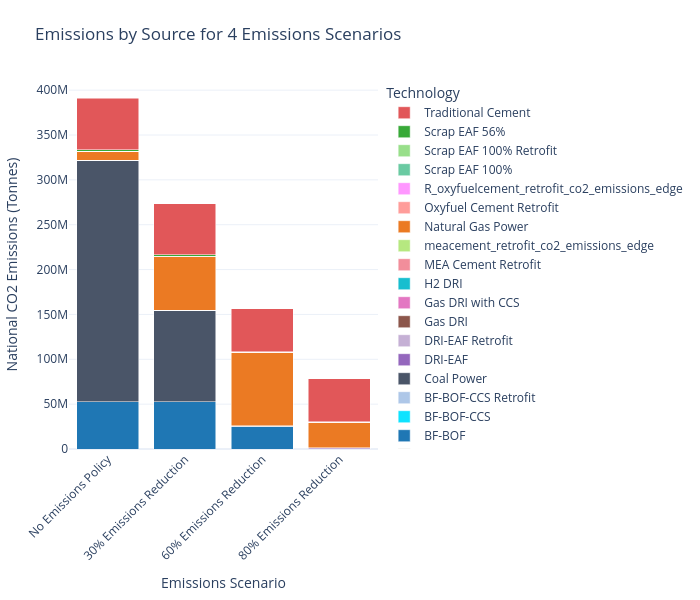

The notebook cell this image was saved under:
### Code cell
plot_stacked_bar(
    df = co2_all_china_by_tech.T,
    scenario_map=scenario_map,
    name_map=tech_name_map,
    color_map=custom_color_map,
    title_name="Emissions by Source for 4 Emissions Scenarios",
    xaxis_name="Emissions Scenario",
    yaxis_name="National CO2 Emissions (Tonnes)",
    width=700)

### Figure 1 — Plotly figure (JSON) as saved in the notebook; plotly's stock layout.template omitted (floating-point values rounded to 4 significant figures)
{"data": [{"hovertemplate": "Technology=Alumina Plant<br>Emissions Scenario=%{x}<br>National CO2 Emissions (Tonnes)=%{y}<extra></extra>", "legendgroup": "Alumina Plant", "marker": {"color": "#d4c5a9", "pattern": {"shape": ""}}, "name": "Alumina Plant", "orientation": "v", "showlegend": true, "textposition": "auto", "type": "bar", "x": ["No Emissions Policy", "30% Emissions Reduction", "60% Emissions Reduction", "80% Emissions Reduction"], "xaxis": "x", "y": [3.501e-17, 77.74, 104.9, 384.6], "yaxis": "y"}, {"hovertemplate": "Technology=Aluminum Smelting<br>Emissions Scenario=%{x}<br>National CO2 Emissions (Tonnes)=%{y}<extra></extra>", "legendgroup": "Aluminum Smelting", "marker": {"color": "#bbbbb2", "pattern": {"shape": ""}}, "name": "Aluminum Smelting", "orientation": "v", "showlegend": true, "textposition": "auto", "type": "bar", "x": ["No Emissions Policy", "30% Emissions Reduction", "60% Emissions Reduction", "80% Emissions Reduction"], "xaxis": "x", "y": [5.485e-17, 125.3, 167.1, 618.4], "yaxis": "y"}, {"hovertemplate": "Technology=BF-BOF<br>Emissions Scenario=%{x}<br>National CO2 Emissions (Tonnes)=%{y}<extra></extra>", "legendgroup": "BF-BOF", "marker": {"color": "#1f77b4", "pattern": {"shape": ""}}, "name": "BF-BOF", "orientation": "v", "showlegend": true, "textposition": "auto", "type": "bar", "x": ["No Emissions Policy", "30% Emissions Reduction", "60% Emissions Reduction", "80% Emissions Reduction"], "xaxis": "x", "y": [52520000.0, 52520000.0, 24610000.0, 11.44], "yaxis": "y"}, {"hovertemplate": "Technology=BF-BOF-CCS<br>Emissions Scenario=%{x}<br>National CO2 Emissions (Tonnes)=%{y}<extra></extra>", "legendgroup": "BF-BOF-CCS", "marker": {"color": "#0ee3ff", "pattern": {"shape": ""}}, "name": "BF-BOF-CCS", "orientation": "v", "showlegend": true, "textposition": "auto", "type": "bar", "x": ["No Emissions Policy", "30% Emissions Reduction", "60% Emissions Reduction", "80% Emissions Reduction"], "xaxis": "x", "y": [3.64e-20, 0.09961, 0.06592, 8.028], "yaxis": "y"}, {"hovertemplate": "Technology=BF-BOF-CCS Retrofit<br>Emissions Scenario=%{x}<br>National CO2 Emissions (Tonnes)=%{y}<extra></extra>", "legendgroup": "BF-BOF-CCS Retrofit", "marker": {"color": "#aec7e8", "pattern": {"shape": ""}}, "name": "BF-BOF-CCS Retrofit", "orientation": "v", "showlegend": true, "textposition": "auto", "type": "bar", "x": ["No Emissions Policy", "30% Emissions Reduction", "60% Emissions Reduction", "80% Emissions Reduction"], "xaxis": "x", "y": [1.051e-19, 0.2859, 0.1225, 9.487], "yaxis": "y"}, {"hovertemplate": "Technology=Coal Power<br>Emissions Scenario=%{x}<br>National CO2 Emissions (Tonnes)=%{y}<extra></extra>", "legendgroup": "Coal Power", "marker": {"color": "#4a5568", "pattern": {"shape": ""}}, "name": "Coal Power", "orientation": "v", "showlegend": true, "textposition": "auto", "type": "bar", "x": ["No Emissions Policy", "30% Emissions Reduction", "60% Emissions Reduction", "80% Emissions Reduction"], "xaxis": "x", "y": [269300000.0, 102100000.0, 626900.0, 7803.0], "yaxis": "y"}, {"hovertemplate": "Technology=DRI-EAF<br>Emissions Scenario=%{x}<br>National CO2 Emissions (Tonnes)=%{y}<extra></extra>", "legendgroup": "DRI-EAF", "marker": {"color": "#9467bd", "pattern": {"shape": ""}}, "name": "DRI-EAF", "orientation": "v", "showlegend": true, "textposition": "auto", "type": "bar", "x": ["No Emissions Policy", "30% Emissions Reduction", "60% Emissions Reduction", "80% Emissions Reduction"], "xaxis": "x", "y": [2.37e-18, 2.269, 518200.0, 1206000.0], "yaxis": "y"}, {"hovertemplate": "Technology=DRI-EAF Retrofit<br>Emissions Scenario=%{x}<br>National CO2 Emissions (Tonnes)=%{y}<extra></extra>", "legendgroup": "DRI-EAF Retrofit", "marker": {"color": "#c5b0d5", "pattern": {"shape": ""}}, "name": "DRI-EAF Retrofit", "orientation": "v", "showlegend": true, "textposition": "auto", "type": "bar", "x": ["No Emissions Policy", "30% Emissions Reduction", "60% Emissions Reduction", "80% Emissions Reduction"], "xaxis": "x", "y": [4.651e-20, 0.7842, 311700.0, 311700.0], "yaxis": "y"}, {"hovertemplate": "Technology=Gas DRI<br>Emissions Scenario=%{x}<br>National CO2 Emissions (Tonnes)=%{y}<extra></extra>", "legendgroup": "Gas DRI", "marker": {"color": "#8c564b", "pattern": {"shape": ""}}, "name": "Gas DRI", "orientation": "v", "showlegend": true, "textposition": "auto", "type": "bar", "x": ["No Emissions Policy", "30% Emissions Reduction", "60% Emissions Reduction", "80% Emissions Reduction"], "xaxis": "x", "y": [2.715e-17, 4.326, 2.747, 8.132], "yaxis": "y"}, {"hovertemplate": "Technology=Gas DRI with CCS<br>Emissions Scenario=%{x}<br>National CO2 Emissions (Tonnes)=%{y}<extra></extra>", "legendgroup": "Gas DRI with CCS", "marker": {"color": "#e377c2", "pattern": {"shape": ""}}, "name": "Gas DRI with CCS", "orientation": "v", "showlegend": true, "textposition": "auto", "type": "bar", "x": ["No Emissions Policy", "30% Emissions Reduction", "60% Emissions Reduction", "80% Emissions Reduction"], "xaxis": "x", "y": [3.791e-20, 0.4674, 0.05154, 48.99], "yaxis": "y"}, {"hovertemplate": "Technology=H2 DRI<br>Emissions Scenario=%{x}<br>National CO2 Emissions (Tonnes)=%{y}<extra></extra>", "legendgroup": "H2 DRI", "marker": {"color": "#17becf", "pattern": {"shape": ""}}, "name": "H2 DRI", "orientation": "v", "showlegend": true, "textposition": "auto", "type": "bar", "x": ["No Emissions Policy", "30% Emissions Reduction", "60% Emissions Reduction", "80% Emissions Reduction"], "xaxis": "x", "y": [0.0, 0.0, 0.0, 0.0], "yaxis": "y"}, {"hovertemplate": "Technology=MEA Cement Retrofit<br>Emissions Scenario=%{x}<br>National CO2 Emissions (Tonnes)=%{y}<extra></extra>", "legendgroup": "MEA Cement Retrofit", "marker": {"color": "#f28e9b", "pattern": {"shape": ""}}, "name": "MEA Cement Retrofit", "orientation": "v", "showlegend": true, "textposition": "auto", "type": "bar", "x": ["No Emissions Policy", "30% Emissions Reduction", "60% Emissions Reduction", "80% Emissions Reduction"], "xaxis": "x", "y": [0.0, 0.0, 0.0, 0.0], "yaxis": "y"}, {"hovertemplate": "Technology=meacement_retrofit_co2_emissions_edge<br>Emissions Scenario=%{x}<br>National CO2 Emissions (Tonnes)=%{y}<extra></extra>", "legendgroup": "meacement_retrofit_co2_emissions_edge", "marker": {"color": "#B6E880", "pattern": {"shape": ""}}, "name": "meacement_retrofit_co2_emissions_edge", "orientation": "v", "showlegend": true, "textposition": "auto", "type": "bar", "x": ["No Emissions Policy", "30% Emissions Reduction", "60% Emissions Reduction", "80% Emissions Reduction"], "xaxis": "x", "y": [1.976e-18, 9.324, 1.322, 1.606], "yaxis": "y"}, {"hovertemplate": "Technology=Natural Gas Power<br>Emissions Scenario=%{x}<br>National CO2 Emissions (Tonnes)=%{y}<extra></extra>", "legendgroup": "Natural Gas Power", "marker": {"color": "#eb7a23", "pattern": {"shape": ""}}, "name": "Natural Gas Power", "orientation": "v", "showlegend": true, "textposition": "auto", "type": "bar", "x": ["No Emissions Policy", "30% Emissions Reduction", "60% Emissions Reduction", "80% Emissions Reduction"], "xaxis": "x", "y": [9994000.0, 59970000.0, 81420000.0, 27680000.0], "yaxis": "y"}, {"hovertemplate": "Technology=Oxyfuel Cement Retrofit<br>Emissions Scenario=%{x}<br>National CO2 Emissions (Tonnes)=%{y}<extra></extra>", "legendgroup": "Oxyfuel Cement Retrofit", "marker": {"color": "#ff9d9a", "pattern": {"shape": ""}}, "name": "Oxyfuel Cement Retrofit", "orientation": "v", "showlegend": true, "textposition": "auto", "type": "bar", "x": ["No Emissions Policy", "30% Emissions Reduction", "60% Emissions Reduction", "80% Emissions Reduction"], "xaxis": "x", "y": [1.588e-19, 0.8079, 388400.0, 449500.0], "yaxis": "y"}, {"hovertemplate": "Technology=R_oxyfuelcement_retrofit_co2_emissions_edge<br>Emissions Scenario=%{x}<br>National CO2 Emissions (Tonnes)=%{y}<extra></extra>", "legendgroup": "R_oxyfuelcement_retrofit_co2_emissions_edge", "marker": {"color": "#FF97FF", "pattern": {"shape": ""}}, "name": "R_oxyfuelcement_retrofit_co2_emissions_edge", "orientation": "v", "showlegend": true, "textposition": "auto", "type": "bar", "x": ["No Emissions Policy", "30% Emissions Reduction", "60% Emissions Reduction", "80% Emissions Reduction"], "xaxis": "x", "y": [5.352e-21, 0.01872, 61170.0, 33.75], "yaxis": "y"}, {"hovertemplate": "Technology=Scrap EAF 100%<br>Emissions Scenario=%{x}<br>National CO2 Emissions (Tonnes)=%{y}<extra></extra>", "legendgroup": "Scrap EAF 100%", "marker": {"color": "#6acaa2", "pattern": {"shape": ""}}, "name": "Scrap EAF 100%", "orientation": "v", "showlegend": true, "textposition": "auto", "type": "bar", "x": ["No Emissions Policy", "30% Emissions Reduction", "60% Emissions Reduction", "80% Emissions Reduction"], "xaxis": "x", "y": [1.091e-19, 0.5215, 413200.0, 534000.0], "yaxis": "y"}, {"hovertemplate": "Technology=Scrap EAF 100% Retrofit<br>Emissions Scenario=%{x}<br>National CO2 Emissions (Tonnes)=%{y}<extra></extra>", "legendgroup": "Scrap EAF 100% Retrofit", "marker": {"color": "#98df8a", "pattern": {"shape": ""}}, "name": "Scrap EAF 100% Retrofit", "orientation": "v", "showlegend": true, "textposition": "auto", "type": "bar", "x": ["No Emissions Policy", "30% Emissions Reduction", "60% Emissions Reduction", "80% Emissions Reduction"], "xaxis": "x", "y": [191200.0, 191200.0, 1.175, 1.585], "yaxis": "y"}, {"hovertemplate": "Technology=Scrap EAF 56%<br>Emissions Scenario=%{x}<br>National CO2 Emissions (Tonnes)=%{y}<extra></extra>", "legendgroup": "Scrap EAF 56%", "marker": {"color": "#38a938", "pattern": {"shape": ""}}, "name": "Scrap EAF 56%", "orientation": "v", "showlegend": true, "textposition": "auto", "type": "bar", "x": ["No Emissions Policy", "30% Emissions Reduction", "60% Emissions Reduction", "80% Emissions Reduction"], "xaxis": "x", "y": [1830000.0, 1830000.0, 6.85, 13.48], "yaxis": "y"}, {"hovertemplate": "Technology=Traditional Cement<br>Emissions Scenario=%{x}<br>National CO2 Emissions (Tonnes)=%{y}<extra></extra>", "legendgroup": "Traditional Cement", "marker": {"color": "#e15759", "pattern": {"shape": ""}}, "name": "Traditional Cement", "orientation": "v", "showlegend": true, "textposition": "auto", "type": "bar", "x": ["No Emissions Policy", "30% Emissions Reduction", "60% Emissions Reduction", "80% Emissions Reduction"], "xaxis": "x", "y": [56950000.0, 56950000.0, 47960000.0, 47960000.0], "yaxis": "y"}], "layout": {"barmode": "stack", "height": 600, "legend": {"title": {"text": "Technology"}, "tracegroupgap": 0, "traceorder": "reversed"}, "margin": {"b": 80, "l": 60, "r": 60, "t": 80}, "title": {"text": "Emissions by Source for 4 Emissions Scenarios"}, "width": 700, "xaxis": {"anchor": "y", "domain": [0, 1], "tickangle": -45, "title": {"text": "Emissions Scenario"}}, "yaxis": {"anchor": "x", "domain": [0, 1], "title": {"text": "National CO2 Emissions (Tonnes)"}}}}
